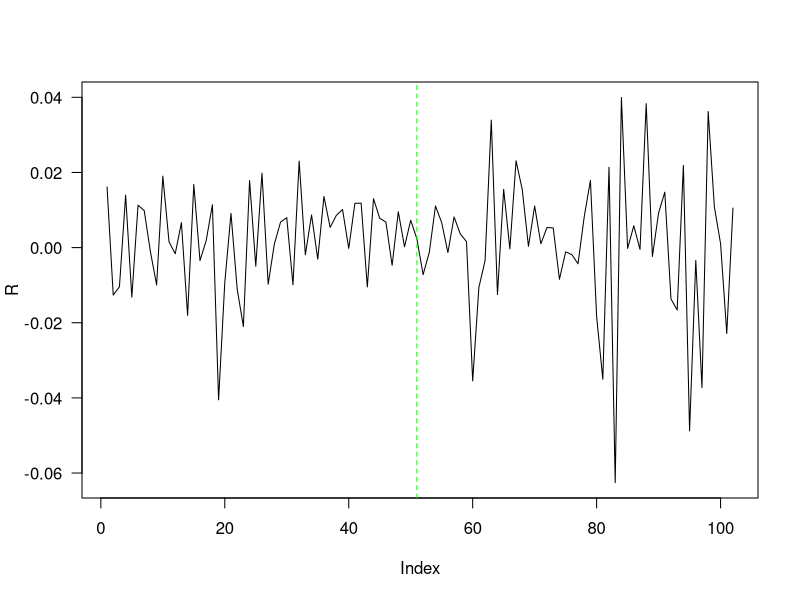
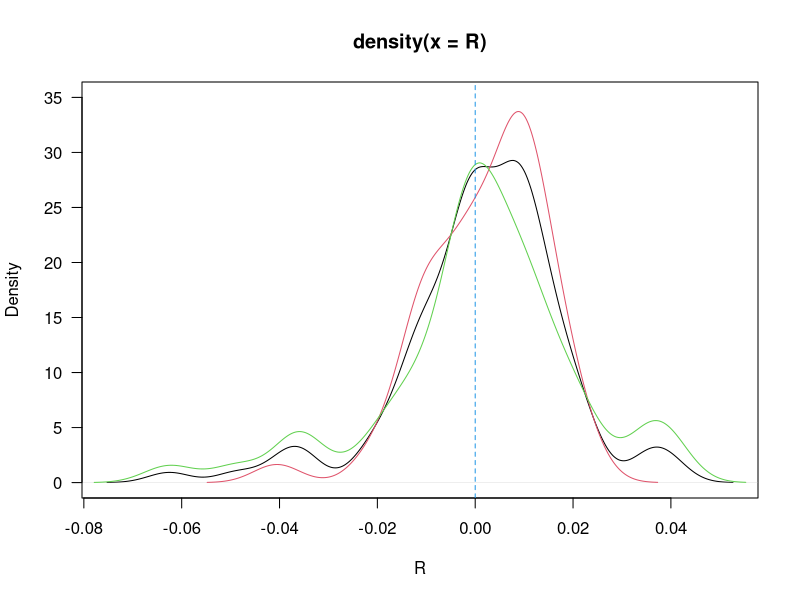
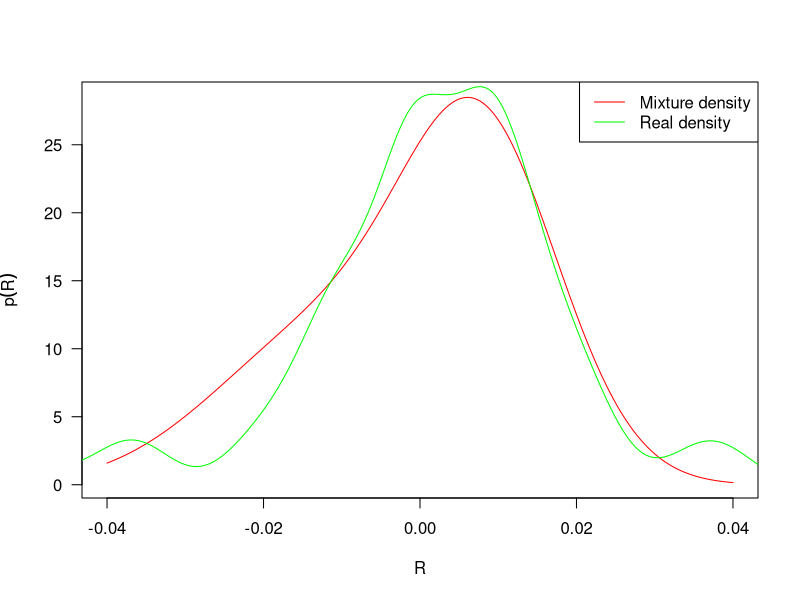
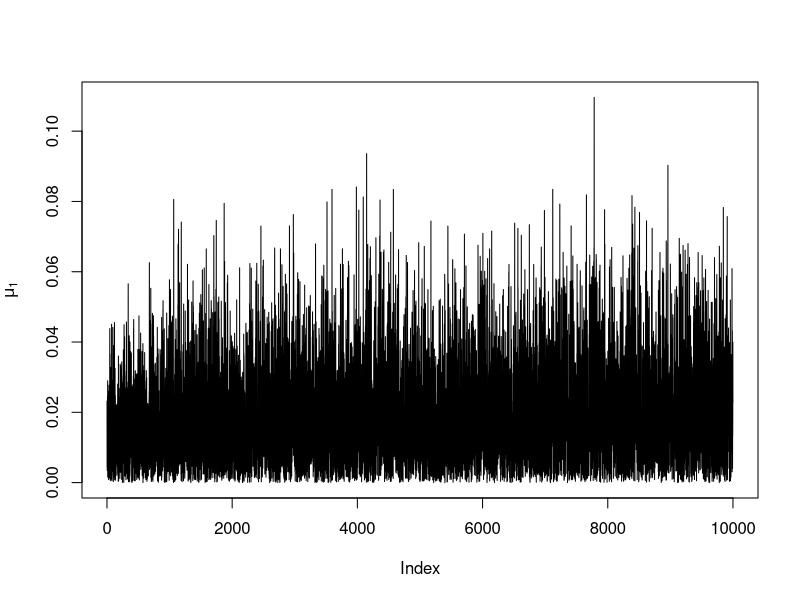
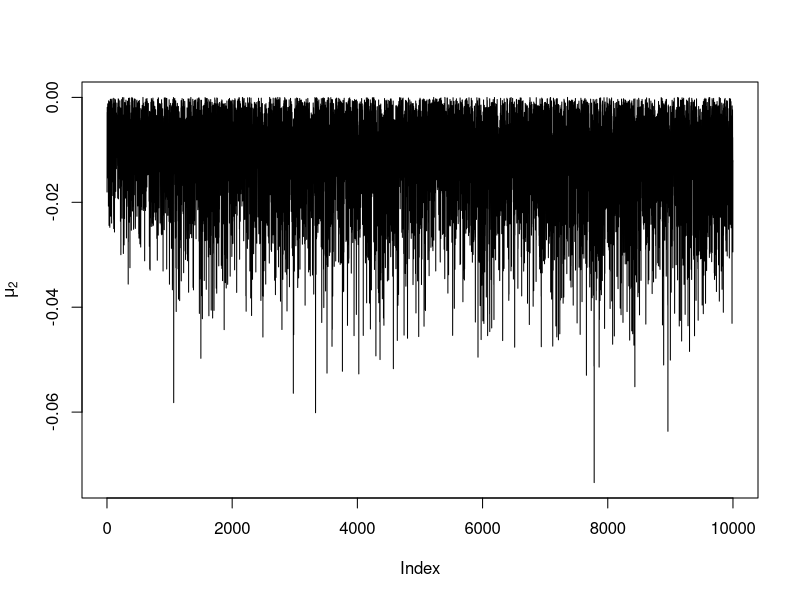
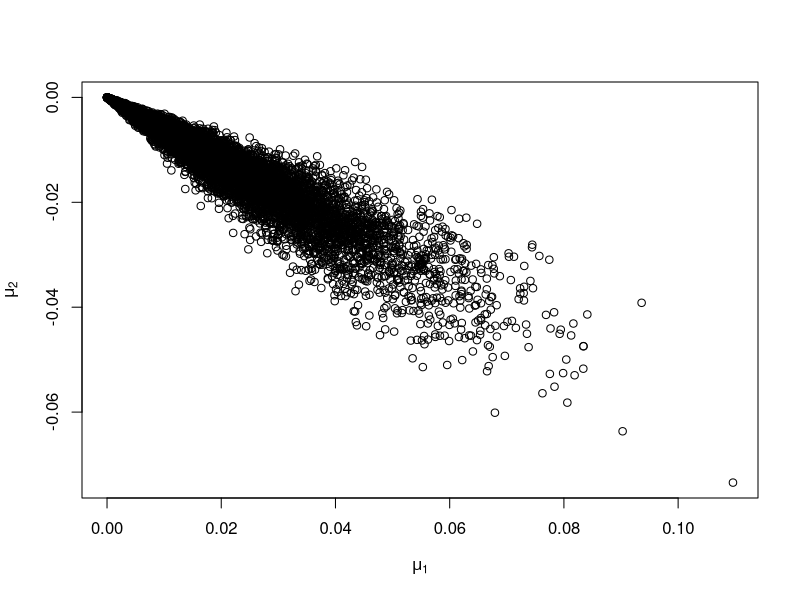
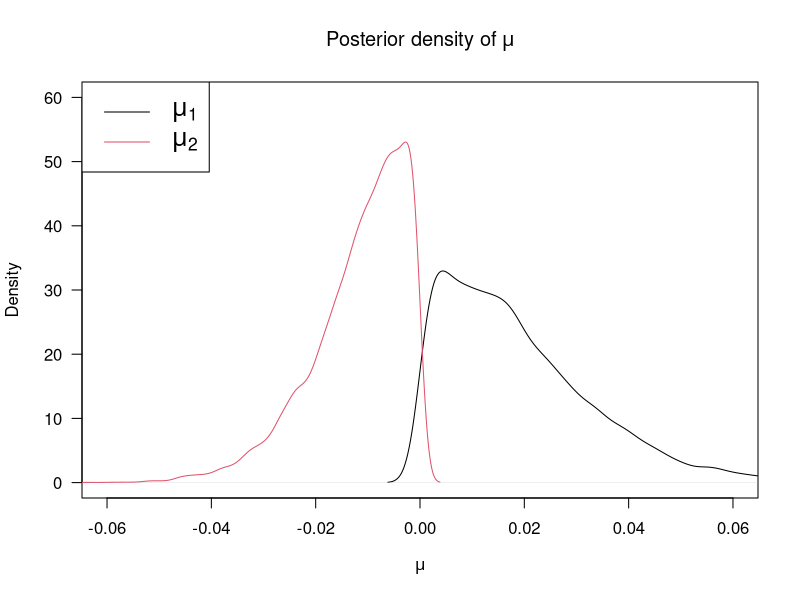
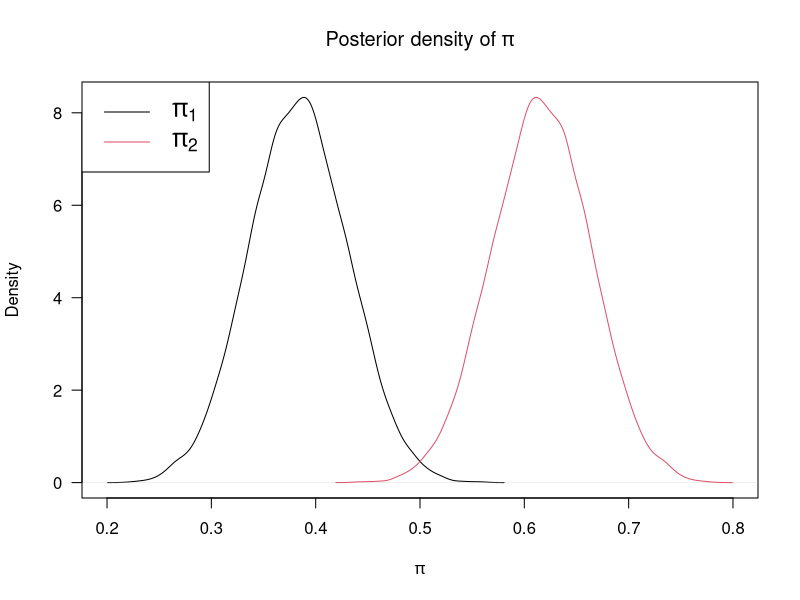

Here is the R script that generated these plots, in order:
## ---- chunk 1
knitr::opts_chunk$set(echo = F)
library(coda)
library(MASS)
library(mvtnorm)

## ---- chunk 2
SP500.2006 <- read.csv("2006.txt",header = F)
SP500.2007 <- read.csv("2007.txt",header = F)
SP500 <- rbind(SP500.2006,SP500.2007)

r = c(4.35,4.44,4.42,4.51,4.6,4.66,4.7,4.69,4.74,4.76,4.77,4.78,4.83,4.82,4.91,4.98,4.98,5.02,4.99,
      4.97,5.07,5.05,5.15,5.22,5.30,5.29,5.26,5.22,5.16,5.11,5.07,5.06,5.07,5.03,5.02,4.99,5.00,4.89,4.87,
      5.02,5.04,5.08,4.95,5.02,5.04,5.01,4.98,4.90,4.95,4.96,4.99,
      4.98,5.01,5.08,5.09,5.09,5.09,5.06,5.05,4.9,4.91,4.89,4.90,4.92,4.90,4.90,4.82,4.96,4.96,4.96,4.99,
      4.98,4.97,4.93,4.99,4.98,4.95,4.82,4.89,4.41,4.10,4.24,4.28,4.12,4.06,4.03,4.10,4.03,4.11,4.23,4.11,3.91,3.98,
      4.04,3.71, 3.65,3.18,3.31,3.13,3.16,3.26,3.34
      )/365
# transfer annual rate to daily rate

R = c()
for (i in 2:nrow(SP500)){
  R = c(R, log(SP500$V2[i]/SP500$V2[i-1]))
}



## ---- chunk 3
plot(R, type = 'l', las = 1)
abline(v = length(R)/2, col = 'green', lty = 2)
# boxplot(R, las = 1)
# summary(R)
## ---- chunk 4
plot(density(R),las = 1, xlab = 'R', ylim = c(0, 35))
lines(density(R[1:(length(R)/2)]), col = 2)
lines(density(R[(length(R)/2+1):length(R)]), col = 3)
abline(v = 0, col = 4, lty = 2)

# boxplot(list(SP2006 = R[1:round(length(R)/2)],SP2007 = R[round(length(R)/2):length(R)]),
        #las = 1, range = 0, main = 'Return in 2006 and 2007')

# abline(v = 0.008, col = 3)
# abline(v = -0.001, col = 5)

# length(subset(R, R > 0.009))
# length(subset(R, R > 0.003 & R < 0.011))

# length(subset(R, R > -0.002 & R < 0.009))
# length(subset(R, R < -0.002))

## ---- chunk 5
# K = # of mixture normal models 
# T = total # of days
# pi = proportion of each normal model
# mu = mean of each normal
# theta = variance of each normal
# v_t ~ Uniform[0,1]
# Gt = k -> which normal model

mu = c(0.008, -0.012)
s2 = c(0.0001, 0.0002)
p = c(0.6, 0.4)
K = 2 # the number of mixed normal models

interval = seq(-0.04,0.04,0.0001)
plot(interval, p[1]*dnorm(interval, mu[1], sqrt(s2[1])) + p[2]*dnorm(interval, mu[2], sqrt(s2[2])), 
     col = 'red', las = 1, ylab = expression(p(R)), xlab = expression(R), type = 'l')
lines(density(R),col='green')
legend('topright',legend = c("Mixture density","Real density"), lty = c(1,1), col = c('red','green'))

## ---- chunk 6

# Fix K = 2, v_t = 0 (p. 595)

Psi.k = function(u){
  return(log(p[1]*exp(-u*mu[1] + u^2*s2[1]/2) + p[2]*exp(-u*mu[2] + u^2*s2[2]/2)))
}

Psi.vt = Psi.k(u = 0)
Psi.vt_1 = Psi.k(u = -1)

r_t = mean(r)

rho_t = r_t + Psi.vt - Psi.vt_1

Post.Gt.1 = p[1] * dnorm(R, mu[1] + rho_t,sqrt(s2[1]))/(p[1] * dnorm(R, mu[1] + rho_t,sqrt(s2[1])) + p[2] * dnorm(R, mu[2] + rho_t,sqrt(s2[2])))
Post.Gt.2 = p[2] * dnorm(R, mu[2] + rho_t,sqrt(s2[2]))/(p[1] * dnorm(R, mu[1] + rho_t,sqrt(s2[1])) + p[2] * dnorm(R, mu[2] + rho_t,sqrt(s2[2])))

model.num = c()
for (i in 1:length(R)){
  if (Post.Gt.1[i] > Post.Gt.2[i]){
    model.num = c(model.num,1)
  }
  else {model.num = c(model.num,2)}
}


  x1 = length(subset(model.num, model.num == 1))
  x2 = length(subset(model.num, model.num == 2))

  R1 = R[model.num == 1]
  R2 = R[model.num == 2]

# cbind(Post.Gt.1, Post.Gt.2, model.num)
# c(x1, x2)
## ---- chunk 7

repl = 1 # number of iterations for Metropolis Hasting
n.iter = 10000 # number of iterations for Gibbs

trace = list(mu.1 = array(NA, dim = c(n.iter, 1)), 
              mu.2 = array(NA, dim = c(n.iter, 1)),
              theta.1 = array(NA, dim = c(n.iter, 4)),
              theta.2 = array(NA, dim = c(n.iter, 4)),
              p = array(NA, dim = c(n.iter, 1))
              )


generate.var = function(para, variance, data){
  var.list = c()
  for (i in 1:length(data)){
    eplison = rnorm(1, mean = 0, sqrt(variance))
    variance = para[1] + para[3]*(eplison+para[2]*variance)^2+para[4]*variance
    var.list = c(var.list, variance)
  }
  
  return(var.list)
}

log.likeli.ratio.1 = function(para1, para2, data){
 var.list.1 = generate.var(para1,var(data),data)
 var.list.2 = generate.var(para2,var(data),data)
 likeli.1 = log(dnorm(data, new.mu1 + rho_t, var.list.1))
 likeli.2 = log(dnorm(data, new.mu1 + rho_t, var.list.2))
 return(sum(likeli.1-likeli.2))
}

log.likeli.ratio.2 = function(para1, para2, data){
 var.list.1 = generate.var(para1,var(data),data)
 var.list.2 = generate.var(para2,var(data),data)
 likeli.1 = log(dnorm(data, new.mu2 + rho_t, var.list.1))
 likeli.2 = log(dnorm(data, new.mu2 + rho_t, var.list.2))
 return(sum(likeli.1-likeli.2))
}

MH.1 = function(para, data){
  theta.trace = list(omega.1 = array(NA, dim = c(repl, 1)), 
              gamma.1 = array(NA, dim =c(repl, 1)),
              alpha.1 = array(NA, dim = c(repl, 1)),
              beta.1 = array(NA, dim = c(repl, 1)))
  
  for (i in 1:repl){
  star <- c(exp(rnorm(1, mean = log(para[1]), sd = 0.01)),
            rnorm(1, para[2], sd = 0.01),
            exp(rnorm(1, mean = log(para[3]), sd = 0.01)),
            exp(rnorm(1, mean = log(para[4]), sd = 0.01)))
  H <- c(star[1]/para[1],1,star[3]/para[3],star[4]/para[4])
  M <- log.likeli.ratio.1(star,para,data)
  r = H * exp(c(M, M, M, M))
  for (k in 1:4){
  if (runif(1) < r[k]){
    para[k] <- star[k]
  }
  }
  theta.trace$omega.1[i] = para[1]
  theta.trace$gamma.1[i] = para[2]
  theta.trace$alpha.1[i] = para[3]
  theta.trace$beta.1[i] = para[4]
  }
  return(theta.trace)
}

MH.2 = function(para, data){
  theta.trace = list(omega.2 = array(NA, dim = c(repl, 1)), 
              gamma.2 = array(NA, dim =c(repl, 1)),
              alpha.2 = array(NA, dim = c(repl, 1)),
              beta.2 = array(NA, dim = c(repl, 1)))
  
  for (i in 1:repl){
  star <- c(exp(rnorm(1, mean = log(para[1]), sd = 0.01)),
            rnorm(1, para[2], sd = 0.01),
            exp(rnorm(1, mean = log(para[3]), sd = 0.01)),
            exp(rnorm(1, mean = log(para[4]), sd = 0.01)))
  H <- c(star[1]/para[1],1,star[3]/para[3],star[4]/para[4])
  M <- log.likeli.ratio.2(star, para, data)
  r = H * exp(c(M, M, M, M))
  for (k in 1:4){
  if (runif(1) < r[k]){
    para[k] <- star[k]
  }
  }
  theta.trace$omega.2[i] = para[1]
  theta.trace$gamma.2[i] = para[2]
  theta.trace$alpha.2[i] = para[3]
  theta.trace$beta.2[i] = para[4]
  }
  return(theta.trace)
}

  new.mu1 = mu[1]; new.mu2 = mu[2]
  
  omega.1 <- runif(1,min=0.002,max=0.009); gamma.1 <- runif(1,min= -0.1,max=0.63)
  alpha.1 <- runif(1,min=0.038,max=0.0625); beta.1 <- runif(1,min=0.089,max=0.093)
  
  omega.2 <- runif(1,min=0.005,max=0.009); gamma.2 <- runif(1,min= -0.4,max=0.1)
  alpha.2 <- runif(1,min=0.02,max=0.125); beta.2 <- runif(1,min=0.05,max=0.1)
  
for (i in 1:n.iter){
  new.p <- rbeta(1,  x1 + 1, x2 + 1)
  
  var.1 <- generate.var(para = c(omega.1,gamma.1,alpha.1,beta.1),variance = var(R1),data=R1)
  var.2 <- generate.var(para = c(omega.2,gamma.2,alpha.2,beta.2),variance = var(R2),data=R2)
  
  theta.trace.1 = MH.1(para = c(omega.1,gamma.1,alpha.1,beta.1), data = R1)
  theta.trace.2 = MH.2(para = c(omega.2,gamma.2,alpha.2,beta.2), data = R2)
 
  A = sum(1/var.1) + new.p * new.p / (1-new.p)^2 * sum(1/var.2)
  b = new.p/(1-new.p)*sum(rnorm(length(var.2), mean = 0, sqrt(var.2))/var.2) - sum(rnorm(length(var.1), mean = 0, sqrt(var.1))/var.1)
  
  new.mu1 = abs(rnorm(1,-A^(-1)*b,sqrt(1/A)))
  new.mu2 = -new.mu1*new.p/(1-new.p)
  
  trace$mu.1[i] = new.mu1
  trace$mu.2[i] = new.mu2
  
  omega.1 <- mean(theta.trace.1$omega.1); gamma.1 <- mean(theta.trace.1$gamma.1)
  alpha.1 <- mean(theta.trace.1$alpha.1); beta.1 <- mean(theta.trace.1$beta.1)
  trace$theta.1[i,] <- c(omega.1, gamma.1, alpha.1, beta.1)
  
  omega.2 <- mean(theta.trace.2$omega.2); gamma.2 <- mean(theta.trace.2$gamma.2)
  alpha.2 <- mean(theta.trace.2$alpha.2); beta.2 <- mean(theta.trace.2$beta.2)
  trace$theta.2[i,] <- c(omega.2, gamma.2, alpha.2, beta.2)
  
  trace$p[i] = new.p
  
  }


trace.matrix = as.matrix(cbind(trace$mu.1,trace$mu.2,trace$theta.1,trace$theta.2,trace$p))

## ---- chunk 8

plot(trace.matrix[,1],type = 'l',ylab=expression(mu[1]))
plot(trace.matrix[,2],type = 'l',ylab=expression(mu[2]))
plot(trace.matrix[,1],trace.matrix[,2],ylab=expression(mu[2]),xlab=expression(mu[1]))

## ---- chunk 9

plot(density(trace.matrix[,1]), type = 'l', ylab = 'Density', xlab = expression(mu),
     las = 1,xlim = c(-0.06, 0.06), ylim = c(0,60),
     main = expression('Posterior density of'~mu))
lines(density(trace.matrix[,2]), type = 'l',col=2)
legend('topleft',legend = c(expression(mu[1]),expression(mu[2])), 
       col = c(1,2), lty = c(1,1), cex = 1.5)


plot(density(trace.matrix[,11]), type = 'l', ylab = 'Density', xlab = expression(pi),
     xlim = c(0.2,0.8), las = 1,
     main = expression('Posterior density of'~pi))
lines(density(1-trace.matrix[,11]), col=2)
legend('topleft',legend = c(expression(pi[1]),expression(pi[2])), 
       col = c(1,2), lty = c(1,1),cex = 1.5)

## ---- chunk 10

post.inf = apply(trace.matrix,2,FUN = function(x){return(c(mean(x),quantile(x,c(0.025,0.975))))})
row.names(post.inf)[1] = 'mean'
colnames(post.inf) = c('mu1','mu2','omega1','gamma1','alpha1','beta1',
                       'omega2','gamma2','alpha2','beta2','pi')
round(post.inf, 4)


## ---- chunk 11


mu.mcmc <- mcmc(trace.matrix[,1:2], start = 100)
autocorr.plot(mu.mcmc)
# effectiveSize(mu.mcmc)
